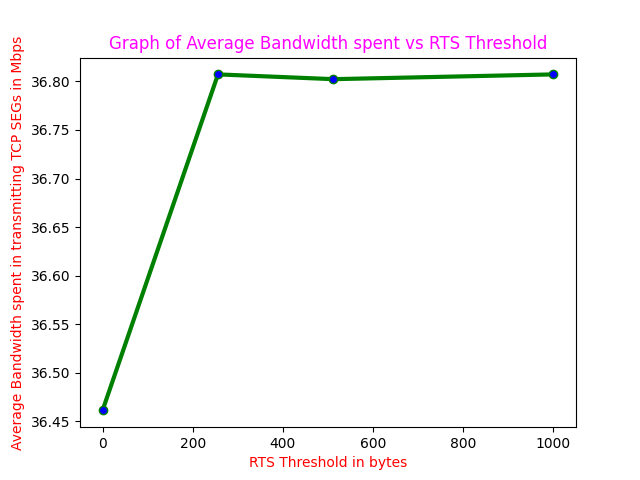

Reproduce this figure in Python.
import matplotlib.pyplot as plt
from pylab import MaxNLocator
# x axis values
x = [0,256,512,1000]
# corresponding y axis values
y = [36.4611787415,36.8072332764,36.8023239136,36.8072332764]

# plotting the points
plt.plot(x, y, color='green',linewidth = 3,
         marker='o', markerfacecolor='blue', markersize=6)
#plt.xlim(0,24)
#plt.ylim(26,31)
# setting x and y axis range
# naming the x axis
plt.xlabel('RTS Threshold in bytes',color="red")
# naming the y axis
plt.ylabel('Average Bandwidth spent in transmitting TCP SEGs in Mbps',color="red")
# giving a title to my graph
plt.title('Graph of Average Bandwidth spent vs RTS Threshold',color="magenta")
# function to show the plot
plt.show()
